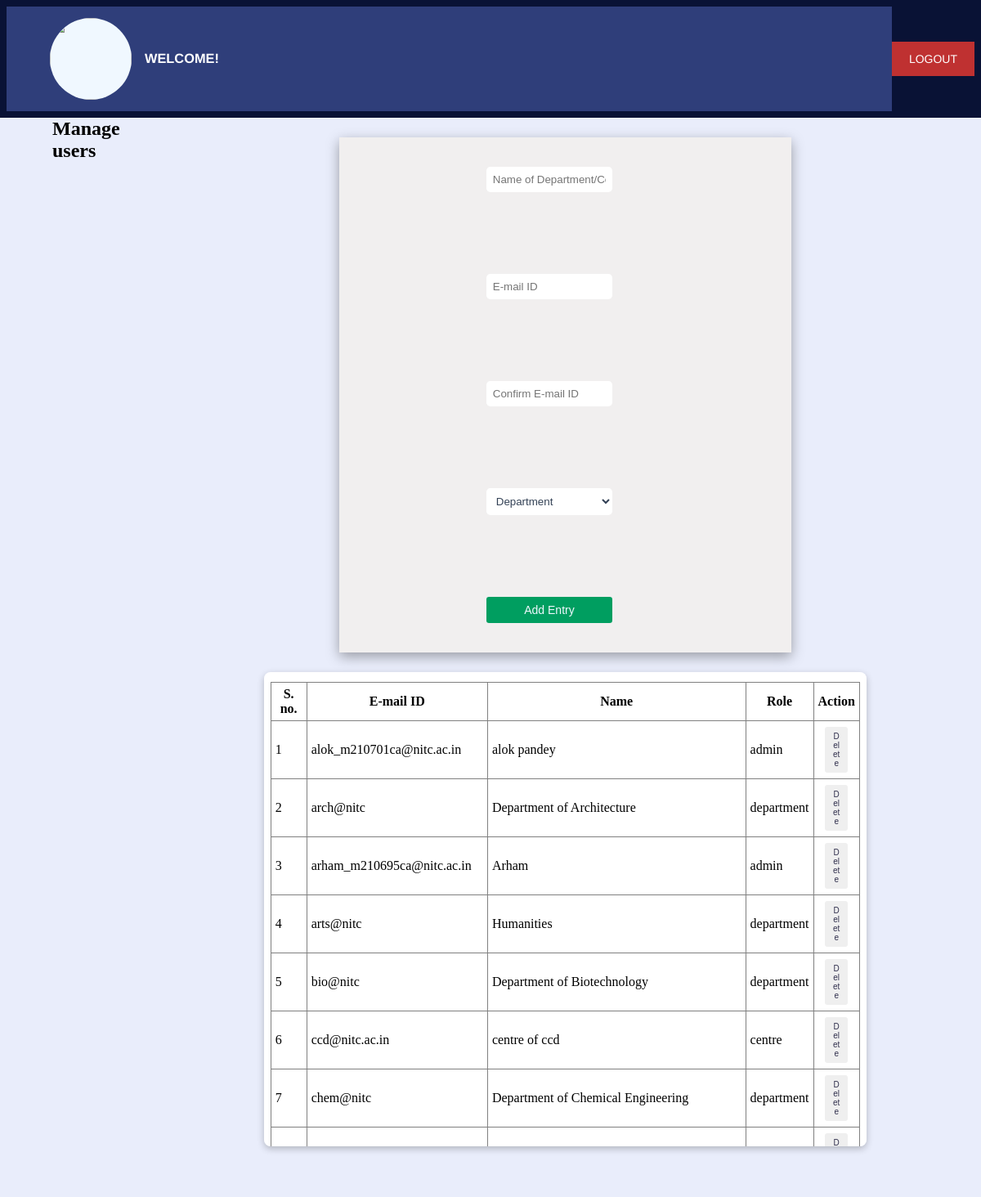
The page /users.php on the database its author committed.
### tables this page shows
CREATE TABLE `entity` (
  `id` varchar(80) NOT NULL,
  `name` varchar(120) NOT NULL,
  `role` varchar(20) NOT NULL
);

### users.php (the view, shortened to what this page needs)
<?php
if (empty($_SESSION['access_token'])) {
    $fname = "Welcome! ";
    $lname = $_GET["user"];
    $pic = "./asset/nitc_logo_icon.svg";
} else {
    $fname = $_SESSION["first_name"];
    $lname = $_SESSION['last_name'];
    $pic = $_SESSION['profile_picture'];
}
?>
<!DOCTYPE html>
<html>
<head>
    <link href="./styles/forms.css" type="text/css" rel="stylesheet">
</head>
<body>
    <div class="container">
        <?php
        echo '<div class="user_strip">
                <a href="../dashboard.php?user=' . $lname . '" class="user_to_dash">
                    <div class="user">
                        <img src="' . $pic . '" class="user_image" />
                        <h3>' . $fname . ' ' . $lname . '</h3>
                    </div>
                </a>
                <div class="logout_btn_holder">
                    <a href="./logout.php" class="">
                        <button class="logout_btn">Logout</button>
                    </a>
                </div  >
            </div>';
        ?>
        <div class="subcontainer">
            <h2>Manage users</h2>
            <div class="content_container">
                <div class="left_container">
                    <div class="form_container">
                        <form id="myForm" action="" method="post" onsubmit="return validateForm();" class="form_field">
                            <input type="text" name="name" placeholder="Name of Department/Centre" class="input-fields"><br><br>
                            <input type="text" name="email" placeholder="E-mail ID" class="input-fields"><br><br>
                            <input type="text" name="Cemail" placeholder="Confirm E-mail ID" class="input-fields"><br><br>
                            <select name="role" class="input-fields">
                                <option value="department">Department</option>
                            </select><br><br>
                            <input type="submit" class="submit-button" value="Add Entry">
                        </form>
                    </div>
                </div>
                <div class="table_container">
                    <?php
                    $con = mysqli_connect('localhost', 'root', '', 'imsdemo');
                    $sql = "SELECT * FROM entity";
                    $rs = mysqli_query($con, $sql);
                    echo '<div class="table_field">';
                    echo '
                    <table border="1">
                    <tr>
                        <th class="box">S. no.</th>
                        <th class="box">E-mail ID</th>
                        <th class="box">Name</th>
                        <th class="box">Role</th>
                        <th class="box">Action</th>
                    </tr>';
                    $count = 1;
                    while ($row = mysqli_fetch_assoc($rs)) {
                        $email = $row['id'];
                        $name = $row['name'];
                        $role = $row['role'];
                        echo '<tr>
                            <td class="box sn">' . $count . '</td>
                            <td class="box name">' . $email . '</td>
                            <td class="box services">' . $name . '</td>
                            <td class="box services">' . $role . '</td>
                            <td class="box button_box btn"><button class="delete_btn" data-id="' . $email . '">Delete</button></td>
                        </tr>';
                        $count++;
                    }
                    echo '</table>
                </div>';
                    ?>
                </div>
            </div>
        </div>
    </div>
</body>
</html>

### styles/forms.css (style rules this page uses)
* { padding: 0; margin: 0; box-sizing: border-box; }
.container { height: 100vh; width: 100vw; padding: 0; background-color: #E9EDFB; }
.subcontainer { display: flex; }
h2 { margin-left: 4rem; }
.user_to_dash { width: 100%; appearance: none; background-color: #2f3e7a; border-width: 0px; box-sizing: border-box; color: #fff; cursor: pointer; display: inline-block; font-family: Clarkson, Helvetica, sans-serif; font-size: 14px; font-weight: 500; letter-spacing: 0; line-height: 1em; margin: 0; opacity: 1; outline: 0; padding: 1em 1.5em; position: relative; text-align: center; text-decoration: none; text-rendering: geometricprecision; text-transform: uppercase; transition: opacity 300ms cubic-bezier(.694, 0, 0.335, 1), background-color 100ms cubic-bezier(.694, 0, 0.335, 1), color 100ms cubic-bezier(.694, 0, 0.335, 1); user-select: none; -webkit-user-select: none; touch-action: manipulation; vertical-align: baseline; white-space: nowrap; }
.user_to_dash:before { animation: opacityFallbackOut .5s step-end forwards; backface-visibility: hidden; background-color: #344487; clip-path: polygon(-1% 0, 0 0, -25% 100%, -1% 100%); content: ""; height: 100%; left: 0; position: absolute; top: 0; transform: translateZ(0); transition: clip-path .5s cubic-bezier(.165, 0.84, 0.44, 1), -webkit-clip-path .5s cubic-bezier(.165, 0.84, 0.44, 1); width: 100%; }
.user_to_dash:after { background-color: #FFFFFF; }
.user_strip { background-color: #091235; color: aliceblue; display: flex; align-items: center; justify-content: space-between; padding: 8px; }
.user { display: flex; align-items: center; margin-left: 2rem; gap: 16px; }
.user_image { width: 100px; height: 100px; border-radius: 100%; background-color: aliceblue; }
.logout_btn { width: 100%; appearance: none; background-color: #BF3131; border-width: 0px; box-sizing: border-box; color: #fff; cursor: pointer; display: inline-block; font-family: Clarkson, Helvetica, sans-serif; font-size: 14px; font-weight: 500; letter-spacing: 0; line-height: 1em; margin: 0; opacity: 1; outline: 0; padding: 1em 1.5em; position: relative; text-align: center; text-decoration: none; text-rendering: geometricprecision; text-transform: uppercase; transition: opacity 300ms cubic-bezier(.694, 0, 0.335, 1), background-color 100ms cubic-bezier(.694, 0, 0.335, 1), color 100ms cubic-bezier(.694, 0, 0.335, 1); user-select: none; -webkit-user-select: none; touch-action: manipulation; vertical-align: baseline; white-space: nowrap; }
.logout_btn:before { animation: opacityFallbackOut .5s step-end forwards; backface-visibility: hidden; background-color: #B80000; clip-path: polygon(-1% 0, 0 0, -25% 100%, -1% 100%); content: ""; height: 100%; left: 0; position: absolute; top: 0; transform: translateZ(0); transition: clip-path .5s cubic-bezier(.165, 0.84, 0.44, 1), -webkit-clip-path .5s cubic-bezier(.165, 0.84, 0.44, 1); width: 100%; }
.logout_btn:after { background-color: #FFFFFF; }
.content_container { width: 100%; padding: 24px 48px; display: flex; flex-direction: column; align-items: center; gap: 1.5rem; }
.left_container { width: 60%; background-color: #F1EFEF; box-shadow: rgba(0, 0, 0, 0.35) 0px 5px 15px; padding: 36px 24px; display: flex; align-items: center; justify-content: center; }
.input-fields { width: 100%; padding: 8px; border-radius: 0.3rem; border: none; background-color: white; color: rgb(51 65 85); transition: all; transition-duration: 150ms; }
.form_field { display: flex; flex-direction: column; gap: 2rem; width: 80%; }
.submit-button { font-size: 14px; width: 100%; padding: 8px 0px; border: none; border-radius: 0.2rem; color: aliceblue; cursor: pointer; transition: all; transition-duration: 150ms; background-color: #009E60; }
.table_container { display: flex; flex-direction: column; width: 80%; justify-content: start; background-color: #F1EFEF; border-radius: 0.5em; max-height: 580px; overflow: scroll; box-shadow: rgba(0, 0, 0, 0.24) 0px 3px 8px; }
.table_field { background-color: white; width: 100%; height: 100%; padding: 12px 8px; }
table { width: 100%; border-collapse: collapse; table-layout: auto; }
.box { padding: 5px; word-wrap: break-word; }
.name, .entity, .s_date, .e_date, .qual { text-wrap: nowrap; }
.button_box { text-align: center; }
.delete_btn { width: 28px; font-size: 10px; padding: 6px 8px; margin: 2px; border: none; border-radius: 0.2rem; color: #31304D; cursor: pointer; transition: all; transition-duration: 150ms; }

### rows shown on the page
entity: id "alok_m210701ca@nitc.ac.in", name "alok pandey", role "admin"
entity: id "arch@nitc", name "Department of Architecture", role "department"
entity: id "arham_m210695ca@nitc.ac.in", name "Arham", role "admin"
entity: id "arts@nitc", name "Humanities", role "department"
entity: id "bio@nitc", name "Department of Biotechnology", role "department"
entity: id "ccd@nitc.ac.in", name "centre of ccd", role "centre"
entity: id "chem@nitc", name "Department of Chemical Engineering", role "department"

### other values the page prints
$fname "WELCOME!"
